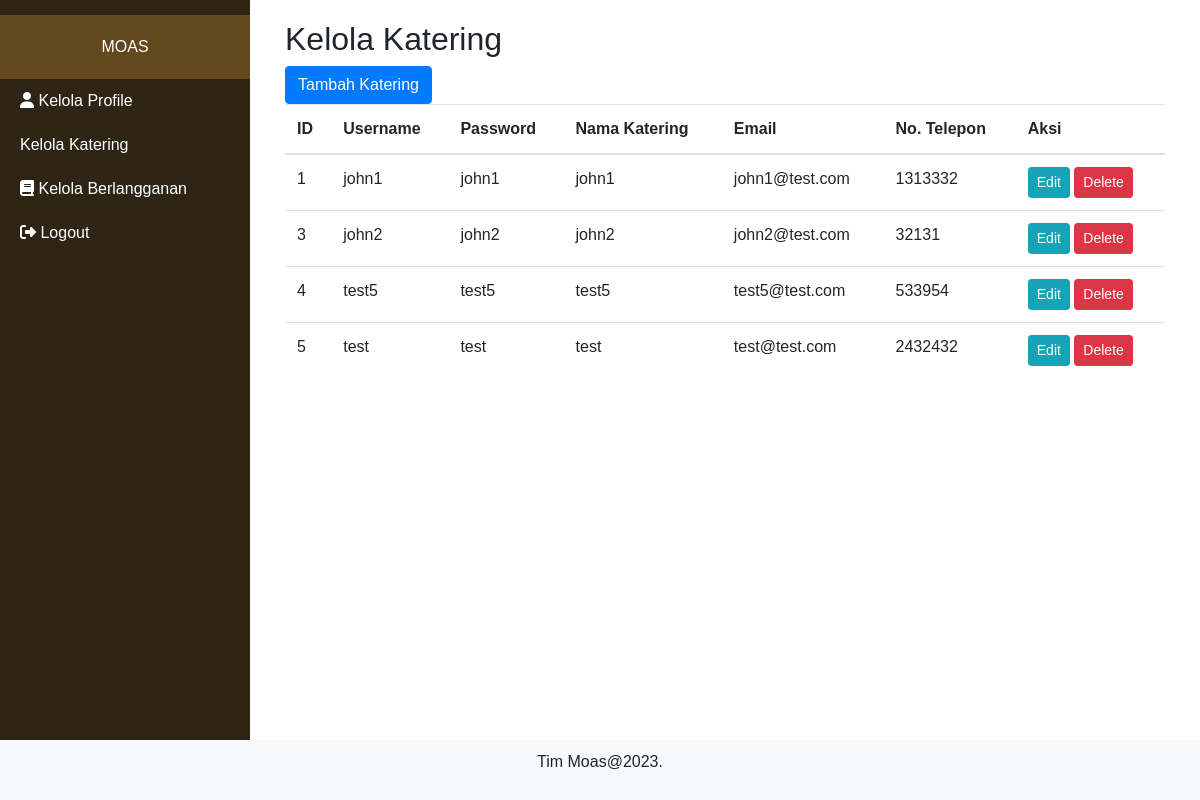
The app's page /index.php/katering, older data.
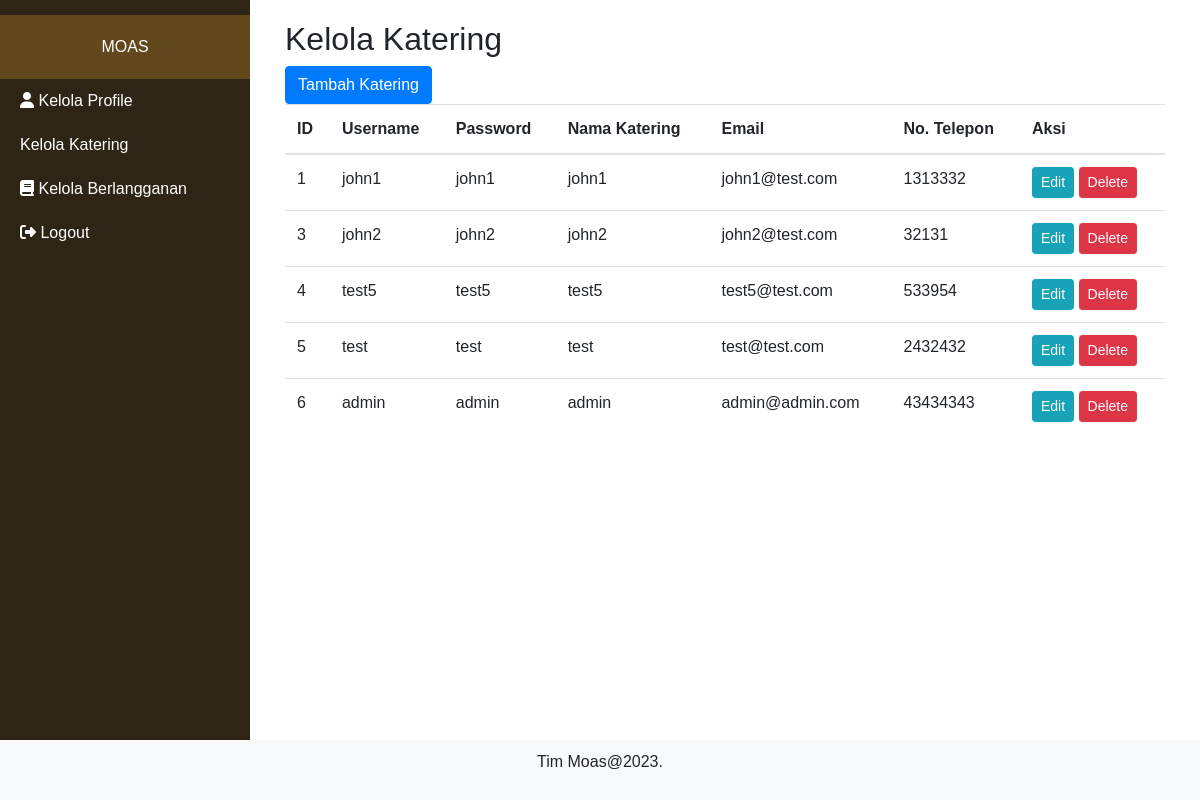
The same page, newer data.
### tables this page shows
CREATE TABLE `katering` (
  `id_katering` int NOT NULL,
  `nama_katering` varchar(200) NOT NULL,
  `email` varchar(100) NOT NULL,
  `nohp_katering` varchar(20) NOT NULL,
  `username` varchar(100) NOT NULL,
  `password` varchar(100) NOT NULL
);

### application/controllers/Katering.php (called while the page is built, shortened)
<?php
class Katering extends CI_Controller {
    public function __construct() {
        $this->load->model('Katering_model');
    }
    public function index() {
        $data['katering'] = $this->Katering_model->getAllKatering();
        $this->load->view('admin/kelola_katering', $data);
    }
}
?>

### index.php (called while the page is built, shortened)
<?php
require_once BASEPATH.'core/CodeIgniter.php';

### application/models/Katering_model.php (called while the page is built, shortened)
<?php
class Katering_model extends CI_Model {
    public function getAllKatering() {
        $query = $this->db->get('katering');
        return $query->result();
    }
}
?>

### application/views/admin/kelola_katering.php (the view, shortened to what this page needs)
<div class="container">
    <h2>Kelola Katering</h2>
    <button type="button" class="btn btn-primary" data-toggle="modal" data-target="#tambahModal">Tambah Katering</button>
    <table class="table">
        <thead>
            <tr>
                <th>ID</th>
                <th>Username</th>
                <th>Password</th>
                <th>Nama Katering</th>
                <th>Email</th>
                <th>No. Telepon</th>
                <th>Aksi</th>
            </tr>
        </thead>
        <tbody>
            <?php foreach ($katering as $k) { ?>
                <tr>
                    <td><?php echo $k->id_katering; ?></td>
                    <td><?php echo $k->username; ?></td>
                    <td><?php echo $k->password; ?></td>
                    <td><?php echo $k->nama_katering; ?></td>
                    <td><?php echo $k->email; ?></td>
                    <td><?php echo $k->nohp_katering; ?></td>
                    <td>
                        <button type="button" class="btn btn-info btn-sm" onclick="editKatering(<?php echo $k->id_katering; ?>)">Edit</button>
                        <button type="button" class="btn btn-danger btn-sm" onclick="deleteKatering(<?php echo $k->id_katering; ?>)">Delete</button>
                    </td>
                </tr>
            <?php } ?>
        </tbody>
    </table>
</div>

Row changes from the older to the newer data that the page shows:
added katering: id_katering "6", username "admin", password "admin", nama_katering "admin", email "admin@admin.com", nohp_katering "43434343"
